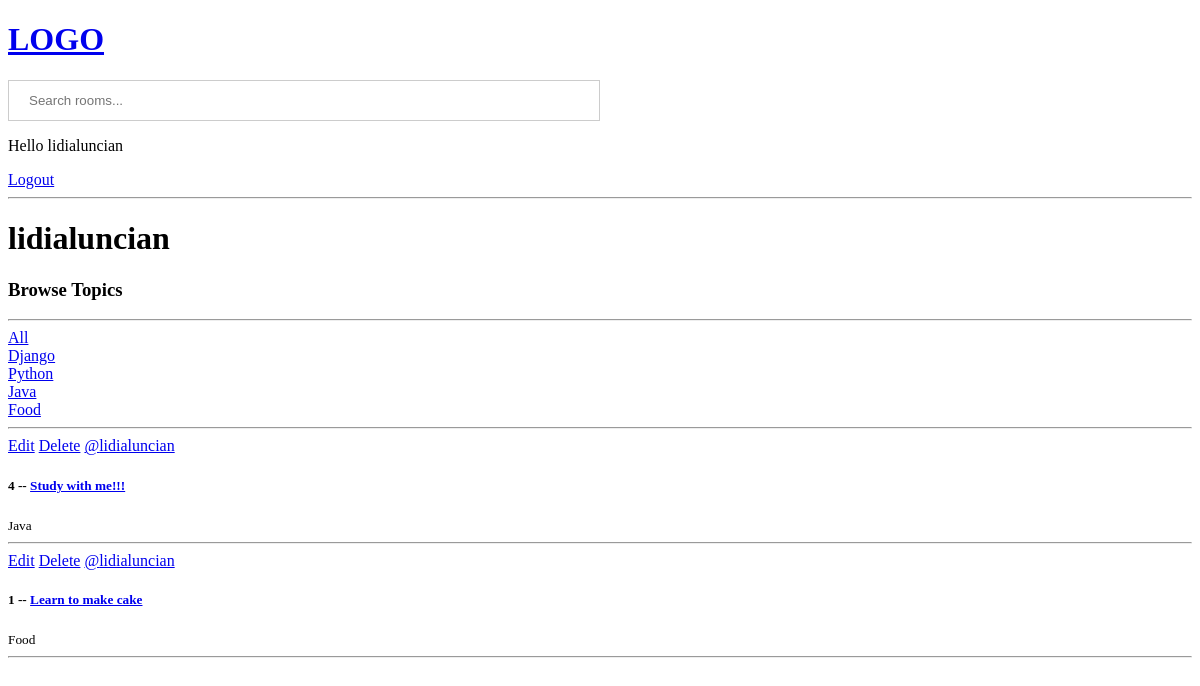
Screenshot of /profile/3 (signed in) with the database file from the repository.
### base/models.py (models this page shows, shortened)
class Topic(models.Model):
    name = models.CharField(max_length=200)

class Room(models.Model):
    host = models.ForeignKey(User, on_delete=models.SET_NULL, null=True)
    topic = models.ForeignKey(Topic, on_delete=models.SET_NULL, null=True)
    name = models.CharField(max_length=200)
    description = models.TextField(null=True, blank=True)
    participants = models.ManyToManyField(User, related_name='participants', blank=True)
    updated = models.DateTimeField(auto_now=True)
    created = models.DateTimeField(auto_now_add=True)
    class Meta:
        ordering = ['-updated', '-created']

### base/views.py (the view)
# urls.py: path('profile/<str:pk>', views.userProfile, name='user-profile')
def userProfile(request, pk):
    user = User.objects.get(id=pk)
    rooms = user.room_set.all()
    topics = Topic.objects.all()
    context = {'user': user, 'rooms': rooms, 'topics': topics}
    return render(request, 'base/profile.html', context)

### base/templates/base/profile.html
{% extends 'main.html' %}
{% block content %}
<h1>{{user.username}}</h1>
<div class="profile-container">
    <div>
        {% include 'base/topics_component.html' %}
    </div>
    <div>
        {% include 'base/feed_component.html' %}
    </div>
</div>
{% endblock content %}

### templates/navbar.html
<a href="/">
    <h1>LOGO</h1>
</a>
<form method="GET" action="{% url 'home' %}">
    <input type="text" name="q" placeholder="Search rooms..."/>
</form>
{% if request.user.is_authenticated %}
<p> Hello {{request.user}}</p>
<a href="{% url 'logout' %}">Logout</a>
{% else %}
<a href="{% url 'login' %}">Login</a>
{% endif %}
<hr>

### base/templates/base/topics_component.html
 <h3>Browse Topics</h3>
 <hr>
 <div>
     <a href="{% url 'home' %}">All</a>
 </div>
 {% for topic in topics %}
 <div>
     <a href="{% url 'home' %}?q={{topic.name}}">{{topic.name}}</a>
 </div>
 {% endfor %}
 <hr/>

### base/templates/base/feed_component.html
<div>
    {% for room in rooms %}
    <div>
        {% if request.user == room.host %}
        <a href="{% url 'update-room' room.id %}">Edit</a>
        <a href="{% url 'delete-room' room.id %}">Delete</a>
        {% endif %}
        <a href="{% url 'user-profile' room.host.id %}">@{{room.host.username}}</a>
        <h5>{{room.id}} -- <a href="{% url 'room' room.id %}">{{room.name}}</a></h5>
        <small>{{room.topic.name}}</small>
        <hr>
    </div>
    {% endfor %}
</div>

### static/css/main.css (style rules this page uses)
body { background-color: white; }
input[type=text], input[type=password] { width: 50%; padding: 12px 20px; margin: 8px 0; display: grid; grid-template-columns: auto; border: 1px solid #ccc; box-sizing: border-box; }

### rows the page displays
Topic: name "Django"
Topic: name "Python"
Topic: name "Java"
Topic: name "Food"
Room: shows "Edit", host.username "lidialuncian", id "4", name "Study with me!!!", topic.name "Java"
Room: shows "Edit", host.username "lidialuncian", id "1", name "Learn to make cake", topic.name "Food"

### other values shown
{{ request.user }} "lidialuncian"
{{ user.username }} "lidialuncian"
